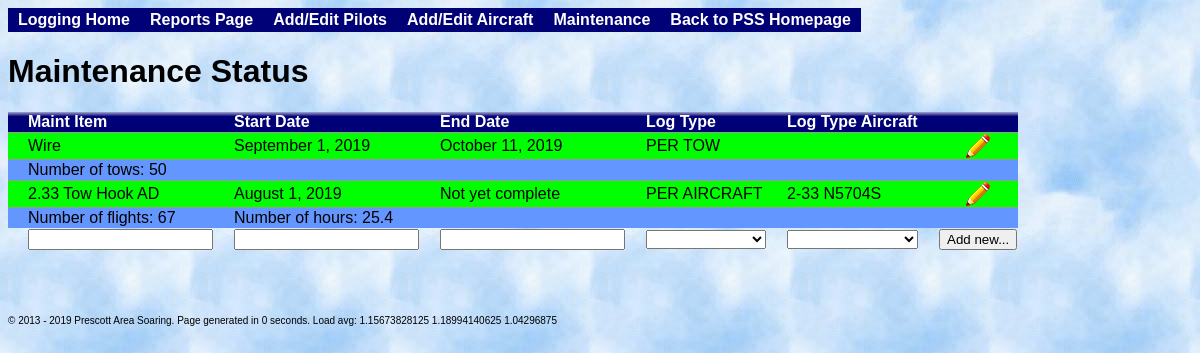
The app's page /index.php?maintenance with its own data.
### tables this page shows
CREATE TABLE maintenance(ID INTEGER PRIMARY KEY NOT NULL, maintItem TEXT, startTime INTEGER, endTime INTEGER, logType TEXT, logAircraft INTEGER);

### maintenance.php (the view, shortened to what this page needs)
<h1>Maintenance Status</h1>
<?php
include("SoaringLogBase.php");
$thisFile = "index.php?maintenance";
$logbase = SoaringLogBase::GetInstance();
$database = $logbase->dbObj;
$tableName = $logbase->GetMaintTable();
$query = "SELECT * FROM $tableName ORDER BY ID";
if($result = $database->query($query)) {
    echo("<table id=\"maintLogTable\" >");
    echo("<tr class=\"Head\"><td>Maint Item</td><td>Start Date</td><td>End Date</td><td>Log Type</td><td>Log Type Aircraft</td><td></td></tr>\n");
    while($row = $result->fetch(PDO::FETCH_BOTH)) {
        $editMe = 0;
        if($editMe) {
            echo("<tr id=\"row{$row['ID']}\" class=\"IncompleteEntry\"><form id=\"form{$row['ID']}\" name=\"loggingUpdate\" action=\"{$thisFile}\" method=\"POST\"> ");
            $entryComplete = false;
        }
        else {
            echo("<tr class=\"CompleteEntry\">");
        }
        if($editMe) {
            echo("<td>");
            echo("<input type=\"text\" name=\"maintItem\" value=\"{$row['maintItem']}\" id=\"maintItem{$row['ID']}\"/>");
            echo "</td>";
        }
        else
            echo("<td>{$row['maintItem']}</td>");
        if($editMe) {
            echo("<td>");
            $storedStartTime = date("F j, Y", $row['startTime']);
            echo("<input type=\"text\" name=\"startTime\" value=\"{$storedStartTime}\" id=\"startTime{$row['ID']}\"/>");
            echo "</td>";
        }
        else {
            $formattedStartTime = date("F j, Y", $row['startTime']);
            echo("<td>{$formattedStartTime}</td>");
        }
        if($editMe) {
            echo("<td>");
            $storedEndTime = date("F j, Y", $row['endTime']);
            echo("<input type=\"text\" name=\"endTime\" value=\"{$storedEndTime}\" id=\"endTime{$row['ID']}\"/>");
            echo "</td>";
        }
        else {
            if ($row['endTime']) {
                $formattedStartTime = date("F j, Y", $row['endTime']);
                echo("<td>{$formattedStartTime}</td>");
            }
            else {
                echo("<td>Not yet complete</td>");
            }
        }
        if($editMe) {
            echo("<td>");
            echo $logbase->PrintMaintLogTypes($row['logType']);
            echo "</td>";
        }
        else
            echo("<td>{$row['logType']}</td>");
        if($row['logType'] == "PER AIRCRAFT")
        {
            if($editMe) {
                echo("<td>");
                echo $logbase->PrintAircraft($row['logAircraft']);
                echo "</td>";
            }
            else
            {
                $acList = $logbase->GetAircraft();
                echo("<td>{$acList[$row['logAircraft']]}</td>");
            }
        }
        else
        {
            echo "<td></td>";
        }
        if($editMe) {
            echo "<td><input type=\"hidden\" name=\"maintID\" value=\"{$row['ID']}\"/><input type=\"submit\" value=\"Update...\" /></form></td></tr>";
        }
        else {
            echo "<td><center><button name=\"modify\" class=\"modify\" onClick=\"window.location.href='{$thisFile}&maintID={$row['ID']}&modified=1'; \" />";
            echo "</center></td></tr>\n";
        }
        if ($row['logType'] == "PER AIRCRAFT")
        {
            $tableName = $logbase->GetFlightLogTable();
            $endTime = $row['endTime'];
            $query = "SELECT * FROM '$tableName' WHERE takeoffTime IS NOT NULL AND takeoffTime >= '{$row['startTime']}' AND takeoffTime <= '$endTime' AND aircraft == '{$row['logAircraft']}';";
            $result = $database->query($query);
            $flightCount = 0;
            $totalTime = 0;
            while($row = $result->fetch(PDO::FETCH_BOTH))
            {
                if($row['takeoffTime'] && $row['landingTime'])
                {
                    $flightCount = $flightCount + 1;
                    $totalTime += $row['landingTime'] - $row['takeoffTime'];
                }
            }
            $totalTime = round($totalTime / 3600, 1);
            echo "<tr class=\"IncompleteEntry\">";
            echo "<td>Number of flights: $flightCount</td>";
            echo "<td colspan=\"5\">Number of hours: $totalTime </td>  </tr>\n";
        }
        else
        {
            $tableName = $logbase->GetFlightLogTable();
            $endTime = $row['endTime'];
            if ($row['endTime'])
            {
                $endTime = strtotime("now");
            }
            $query = "SELECT count(*) FROM '$tableName' WHERE takeoffTime IS NOT NULL AND takeoffTime >= '{$row['startTime']}' AND takeoffTime <= '$endTime';";
            $tows = $database->query($query)->fetchColumn();
            echo "<tr class=\"IncompleteEntry\"><td colspan=\"6\">Number of tows: $tows</td>  </tr>\n";
        }
    }
    echo "<tr><form name=\"maintList\" action=\"{$thisFile}\" method=\"POST\">\n";
    echo "<td><input type=\"text\" name=\"maintItem\" /></td>\n";
    echo "<td><input type=\"text\" name=\"startDate\" /></td>\n";
    echo "<td><input type=\"text\" name=\"endDate\" /></td>\n";
    echo "<td>";
    echo $logbase->PrintMaintLogTypes();
    echo "</td>";
    echo "<td>";
    echo $logbase->PrintAircraft();
    echo "</td>";
    echo "<td><input type=\"submit\" value=\"Add new...\" /></td>";
    echo "</form></tr>\n";
    echo("</table><br><br><br>");
}
else
    print("Failed to execute query!!!");
?>

### index.php (shortened to what this page needs)
<html>
<head>
<link rel="stylesheet" type="text/css" href="style.css" />
<link rel="stylesheet" type="text/css" media="all" href="jsDatePick_ltr.min.css" />
</head>
<body>
<div id="container">
    <div id="navbar">
        <ul>
        <li><a href="index.php">Logging Home</a></li>
        <li><a href="index.php?reports">Reports Page</a></li>
        <li><a href="index.php?addpilots">Add/Edit Pilots</a></li>
        <li><a href="index.php?addplanes">Add/Edit Aircraft</a></li>
        <li><a href="index.php?maintenance">Maintenance</a></li>
        <li><a href="http://prescottsoaring.com">Back to PSS Homepage</a></li>
        </ul>
    </div>
    <div id="main">
        <?php
            $startTimeExecTime = microtime(true);
            if(isset($_GET['reports'])) {
                include('reports.php');
            }
            else if(isset($_GET['addpilots'])) {
                include('addpilots.php');
            }
            else if(isset($_GET['addplanes'])) {
                include('addplanes.php');
            }
            else if(isset($_GET['maintenance'])) {
                include('maintenance.php');
            }
            else {
                include('home.php');
            }
        ?>
        <div class="spacer" />
    </div>
    <div id="footer">
        <?php
            $stopTimeExecTime = microtime(true);
            $time = round($stopTimeExecTime - $startTimeExecTime, 4);
            $thisYear = date("Y");
            $load = sys_getloadavg();
            $oneMinLoad = $load[0];
            $fiveMinLoad = $load[1];
            $fifteenMinLoad = $load[2];
            print("&copy 2013 - $thisYear Prescott Area Soaring.  ");
            print("Page generated in $time seconds. Load avg: $oneMinLoad $fiveMinLoad $fifteenMinLoad");
        ?>
    </div>
</div>
</body>
</html>

### SoaringLogBase.php (shortened to what this page needs)
<?php
    class SoaringLogBase {
        private static $instance;
        private $dbDir = 'sqlite:db.sqlite';
        private $flightLogTable = "flightLog";
        private $maintTable = "maintenance";
        public $dbObj;
        public static function GetInstance() {
            if(!self::$instance) {
                self::$instance = new self();
            }
            return self::$instance;
        }
        public function OpenDatabase() {
            try {
                $this->dbObj = new PDO($this->dbDir) or die("Cannot open the database");
            }
            catch(Exception $e) {
                die("Oops, couldn't open the database :( $e");
            }
        }
        public function GetFlightLogTable() {
            return $this->flightLogTable;
        }
        public function GetMaintTable() {
            return $this->maintTable;
        }
        public function GetAircraft($showNotAvail = false) {
            if($showNotAvail)
                $query = "SELECT * FROM aircraft;";
            else
                $query = "SELECT * FROM aircraft WHERE IsAvailable='available' OR ID=0;";
            $result = $this->dbObj->query($query);
            $planes = array( );
            while($row = $result->fetch(PDO::FETCH_BOTH)) {
                $planes[$row['ID']] = $row['Name'];
            }
            return $planes;
        }
        public function PrintAircraft($selected = 0) {
            $aircraftList = $this->GetAircraft();
            $output = "<select name=\"aircraft\">\n";
            foreach($aircraftList as $i => $value) {
                $output .= "<option value=\"$i\" ";
                $output .= ">$value</option>\n";
            }
            $output .= "</select>";
            return $output;
        }
        public function PrintMaintLogTypes($selected = "") {
            $logTypeList = array( "", "PER TOW", "PER AIRCRAFT");
            $output = "<select name=\"logType\">\n";
            foreach($logTypeList as $i => $value) {
                $output .= "<option value=\"$value\" ";
                if(strcmp($selected, $value) == 0)
                    $output .= "selected=\"selected\"";
                $output .= ">$value</option>\n";
            }
            $output .= "</select>";
            return $output;
        }
    }
?>

### style.css (style rules this page uses)
table, td, th { font-family: Verdana, Arial; font-size: 16px; border: 0px solid black; border-collapse:collapse; padding-left: 20px }
body { font-family: Verdana, Arial; font-size: 16px; background-image: url(img/Clouds.jpg); }
#container { width:auto; margin:0 auto; }
#navbar { width:auto; display:block; height:24px; }
#navbar ul, #navbar ul li { padding:0; margin:0; list-style:none; foat:left; }
#navbar a { color:#FFFFFF; font-weight:bold; }
#navbar li a:link, #navbar li a:visited { background:#000077; text-decoration:none; height:24px; line-height:24px; display:inline; float:left; width:auto; padding:0px 10px; }
#main { width:auto; display:block; }
div.spacer { clear:both; height:10px; display:block; }
#footer { width:auto; display:block; height:24px; font-size:10px; }
tr.IncompleteEntry { background-color: #6496FF; border-top: 1px solid #999999; }
tr.CompleteEntry { background-color: #00FF00; border-top: 1px solid #999999; }
th, tr.Head { color: #FFFFFF; background-color: #000077; background-image: url('img/grad_white.png'); background-position: 0px -3px; background-repeat: repeat-x; vertical-align: bottom; padding-left: 20px; padding-right: 3px; font-family: Verdana, Arial; font-size: 14px; font-weight: bold; }
button.modify { border: none; height: 24px; width: 24px; valign: center; background: transparent; background-image: url('img/modify.png'); background-position: center; }

### records on screen
maintenance: maintItem "Wire", startTime "September 1, 2019", endTime "October 11, 2019", logType "PER TOW", tows "50"
maintenance: maintItem "2.33 Tow Hook AD", startTime "August 1, 2019", shows "Not yet complete", logType "PER AIRCRAFT", logAircraft "2-33 N5704S", flightCount "67", totalTime "25.4"

### other values on screen
$oneMinLoad "1.15673828125"
$fiveMinLoad "1.18994140625"
$fifteenMinLoad "1.04296875"
